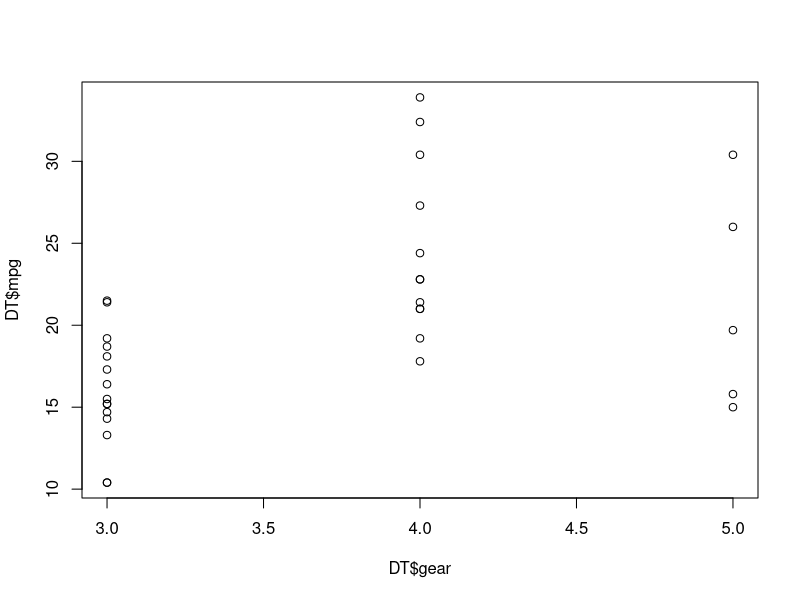

This figure's R source:


library("data.table")



# base R


DT <- mtcars


# this means assign <- 


head(DT)
head(DT, n = 7)
?head

str(DT)

print(DT)

class(DT)


plot(DT$mpg ~ DT$gear)

class(DT$gear)
print(DT$gear)

DT$gear <- as.factor(DT$gear)

str(DT)



meanmgp <- mean(DT$mpg)
n <- 4

clalc <- meanmgp*n


install.packages("data.table")



